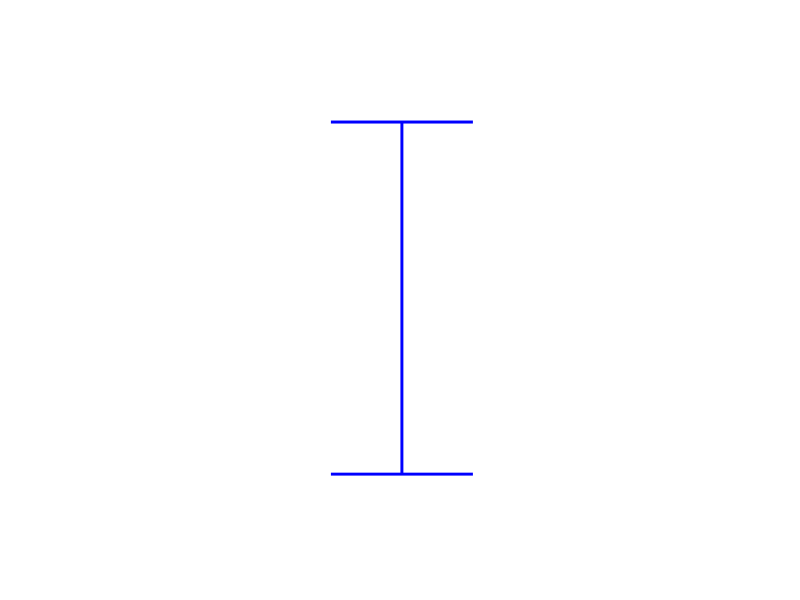
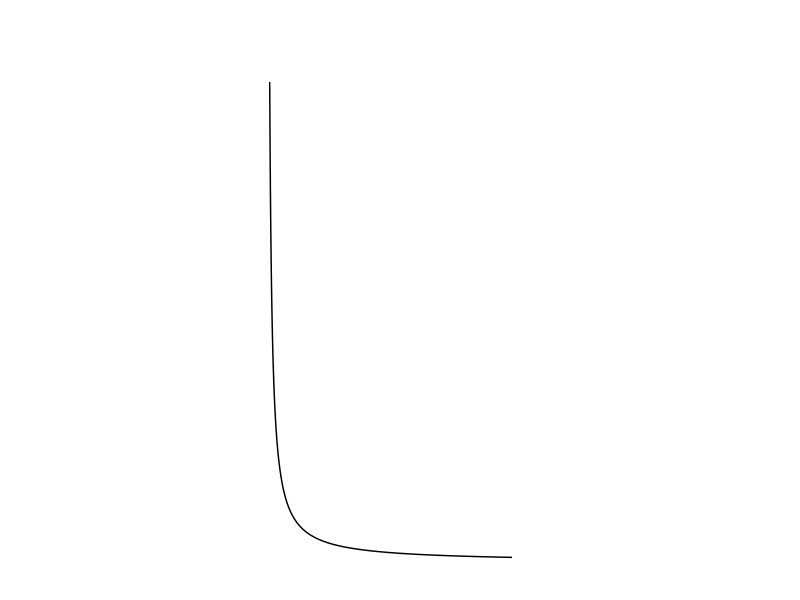

Generate these figures, in order, with R: (Note: this script raises an error after producing the figures.)
rm(list=ls())

library(tidyverse)


t <- seq(-pi,pi,0.001)
x <- 16*0.25*(3*sin(t) - sin(3*t))
y <- 13*cos(t) - 5*cos(2*t) - cos(4*t)


# Letters -----------------------------------------------------------------

# Plot I----

point1 <- 0
point2 <- 0
I <- tibble(point1, point2)

IPlot <- I %>% 
  ggplot(aes(point1, point2)) +
  theme_classic() +
  geom_errorbar(ymin=-1, ymax=1, width=0.2, size=1, color="blue") +
  expand_limits(x=c(-.5,.5), y=c(-1.5,1.5)) +
  theme(axis.title.y = element_blank(),
        axis.title.x = element_blank(),
        plot.title = element_blank(),
        axis.line = element_blank(),
        axis.ticks = element_blank(),
        axis.text = element_blank())
IPlot


# Plot L ------------------------------------------------------------------

x2 <- seq(1,100,.1)
y2 <- 1/x2
L <- tibble(x2,y2)

LPlot <- L %>% 
  ggplot(aes(x2,y2)) +
  theme_classic() +
  geom_line() +
  expand_limits(x=c(-90,200), y=c(0,1.1)) +
  theme(axis.title.y = element_blank(),
        axis.title.x = element_blank(),
        plot.title = element_blank(),
        axis.line = element_blank(),
        axis.ticks = element_blank(),
        axis.text = element_blank())
LPlot


# Plot O ------------------------------------------------------------------

x3 <- seq(-3, 3, 0.1)
y3.1 <- sqrt(9-(x3^2))
y3.2 <- -sqrt(9-x3^2)
O <- tibble(x3, y3.1, y3.2)

OPlot <- O %>% 
  ggplot(aes(x3 ,y3.1)) +
  geom_line() +
  ggplot(aes(x3, y3.2)) +
  geom_line()
OPlot

# Hearts ------------------------------------------------------------------

Heart1 <- tibble(x,y)

Heart1Plot <- Heart1 %>% 
  ggplot(aes(x,y)) +
  theme_classic() +
  geom_line(color = "pink") +
  theme(axis.title.y = element_blank(),
        axis.title.x = element_blank(),
        plot.title = element_blank(),
        axis.line = element_blank(),
        axis.ticks = element_blank(),
        axis.text = element_blank()) +
  coord_polar(start = pi)
Heart1Plot


r <- 2 - 2*sin(t) + sin(t)*(sqrt(abs(cos(t))))/(sin(t)+1.4)

Heart2 <- tibble(t,r)

Heart2Plot <- Heart2 %>% 
  ggplot(aes(t,r)) +
  theme_classic() +
  geom_polygon(fill = "pink") +
  coord_polar(start = pi/2) +
  scale_fill_manual(values = "pink") +
  theme(axis.title.y = element_blank(),
        axis.title.x = element_blank(),
        plot.title = element_blank(),
        axis.line = element_blank(),
        axis.ticks = element_blank(),
        axis.text = element_blank())
Heart2Plot

# Proving Functionality ---------------------------------------------------



n <- 50
x <- -n:n
y <- x^3
plot(x, y)
lines(spline(x, y))
lines(spline(x, y, n = 201), col = 2)
z <- lines(spline(x,y))
plot(x,z)

Cubes <- tibble(x,y)

Cubic <- Cubes %>% 
  ggplot(aes(x, y)) +
  geom_line()
Cubic

# Test Code ---------------------------------------------------------------


op <- par(mfrow = c(2,1), mgp = c(2,.8,0), mar = .1+c(3,3,3,1))
n <- 9
x <- 1:n
y <- rnorm(n)
plot(x, y, main = paste("spline[fun](.) through",n,"points"))
lines(spline(x, y))
lines(spline(x, y, n = 201), col = 2)

y <- (x-6)^2
plot(x, y, main = "spline(.) -- 3 methods")
lines(spline(x, y, n = 201), col = 2)
lines(spline(x, y, n = 201, method = "natural"), col = 3)
lines(spline(x, y, n = 201, method = "periodic"), col = 4)
legend(6,25, c("fmm","natural","periodic"), col=2:4, lty=1)

f <- splinefun(x, y)
ls(envir = environment(f))
splinecoef <- eval(expression(z), envir = environment(f))
curve(f(x), 1, 10, col = "green", lwd = 1.5)
points(splinecoef, col = "purple", cex = 2)
par(op)


par(mfrow=c(2,2))
curve(x^3-3*x, -2, 2)
curve(x^2-2, add = TRUE, col = "violet")

curve(sin, -pi, 3*pi)
plot(cos)
chippy <- function(x) sin(cos(x)*exp(-x/2))
curve(chippy, -8, 7, n=2001)

for(ll in c("","x","y","xy"))
  curve(log(1+x), 1,100, log=ll, sub=paste("log=",ll))


# References --------------------------------------------------------------


# https://www.math.ucla.edu/~anderson/rw1001/library/base/html/curve.html
# https://www.math.ucla.edu/~anderson/rw1001/library/base/html/splinefun.html
# https://www.math.ucla.edu/~anderson/rw1001/library/base/html/par.html
# https://ggplot2.tidyverse.org/reference/coord_polar.html
# https://stackoverflow.com/questions/39773933/how-to-get-a-really-periodic-polar-surface-plot-with-ggplot
# http://sape.inf.usi.ch/quick-reference/ggplot2/geom_errorbar
# https://www.lenfisherscience.com/36-all-you-need-is-love-mathematical-style/
# http://www.sthda.com/english/wiki/ggplot2-axis-scales-and-transformations
